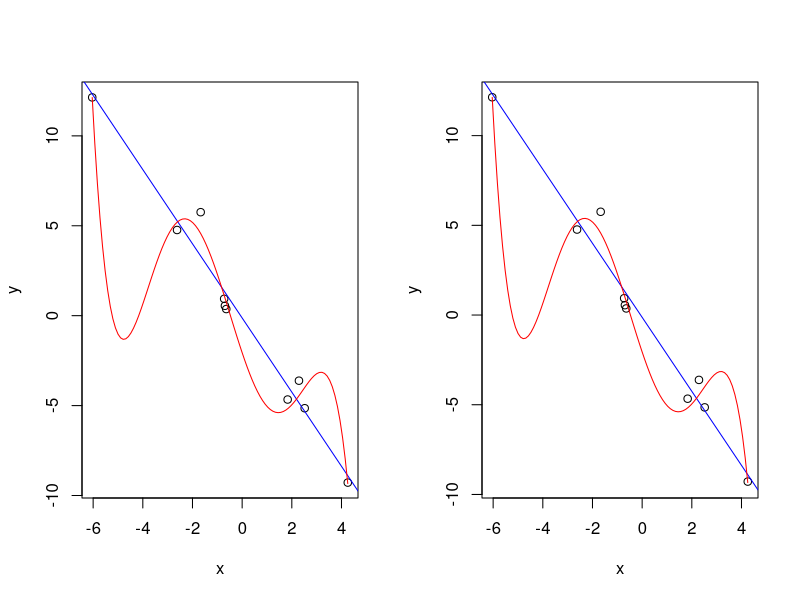

Recreate this plot in R.
rm(list=ls())
# Problem of too many regressors
set.seed(1234)
n <- 10
beta0 <- 0
beta1 <- -2
x <- rnorm(n,mean=1,sd=3)
err <- rnorm(n)
y <- beta0 + beta1 * x + err

lm1 = lm(y~x)
summary(lm1)
# estimated sigma is 1.115, R-squared is 0.9717 
xset = seq(from = min(x), to = max(x), length.out = 100)
yfitNice = lm1$coef[1]
for (i in 1:1) yfitNice = yfitNice + lm1$coef[i+1] * xset^i

polyDegree <- 5
lmOverFit <- lm(y~poly(x,polyDegree,raw=T))
summary(lmOverFit)
# estimated sigma is 0.1468, R-squared is 0.9999
# effect of linear term is not significant

par(mfrow=c(1,2))
plot(x,y)
abline(lm1, col = "blue")

yfit = lmOverFit$coef[1]
for (i in 1:polyDegree) yfit = yfit + lmOverFit$coef[i+1] * xset^i
lines(xset, yfit, col = "red")
# prediction in between observed x values is poor

round(max(abs(yfit - yfitNice)), 1)

# zoom out
plot(x, y, ylim = range(yfit) )
abline(lm1, col = "blue")
lines(xset, yfit, col = "red")
# prediction in between observed x values is very poor
# crowd of predictors hurts prediction
